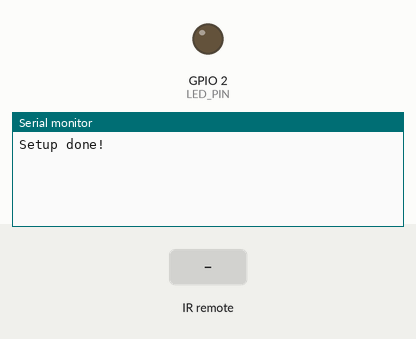
A sketch run on a simulated ESP32. Parts: output pins drawn as LEDs (lit = HIGH), the last lines printed to the serial monitor. The inputs (shaded band) are chosen by the test bench.

Above: at 1.2 s.
1.3 s: infrared code 0xB946FF00 received
At 2.3 s:
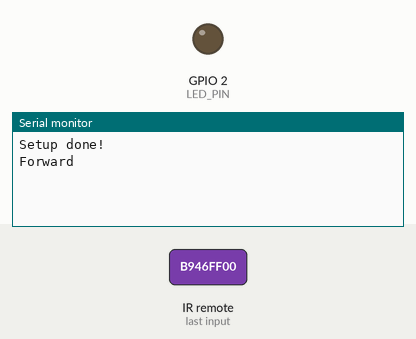
2.8 s: infrared code 0xEA15FF00 received
At 3.5 s:
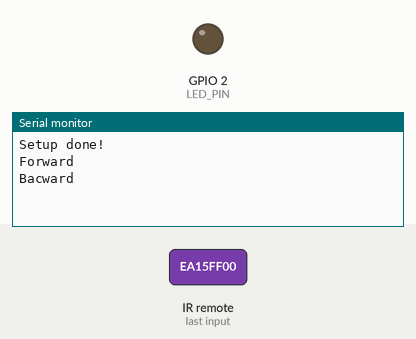
4.3 s: infrared code 0xBB44FF00 received
At 4.6 s:
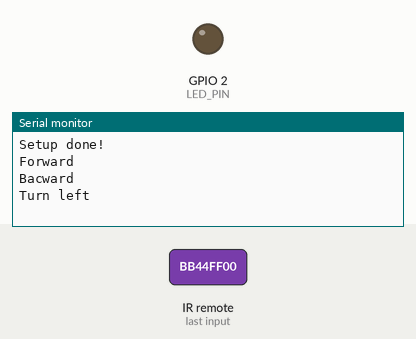

Measured:
- after the input at 1.3 s, the serial monitor: prints a new line at once (image 1)
- after the input at 2.8 s, the serial monitor: prints a new line at once (image 2)
- after the input at 4.3 s, the serial monitor: prints a new line at once (image 3)

The sketch:

Ir_reciever_test.ino
```cpp
#define LED_PIN 2
#include <IRremote.h> // Library for handling IR signals

const int RECV_PIN = 15; // Define the Signal pin to GPIO 15
const int NO_COMMAND = 0;
const int FORWARD = 1;
const int BACWARD = 2;
const int TURN_LEFT = 3;
const int TURN_RIGHT = 4;

int last_movement_command = NO_COMMAND;


//Freenove_ESP32_IR_Recv ir_recv(15); //ESP32-GPIO15

void setup() {
  Serial.begin(115200);
  IrReceiver.begin(RECV_PIN, ENABLE_LED_FEEDBACK); // Start the receiver
  pinMode(LED_PIN, OUTPUT);
  // pinMode(15, INPUT);
  Serial.println("Setup done!");
}
int parseCommand() {
  if (IrReceiver.decodedIRData.flags)
  {
    return last_movement_command;
  }


  switch (IrReceiver.decodedIRData.decodedRawData)
  {
    case 0xB946FF00:
    {
      Serial.println("Forward");
      return FORWARD;
    }
    case 0xEA15FF00:
    {
      Serial.println("Bacward");
      return BACWARD;
      break;
    }
    case 0xBB44FF00:
    {
      Serial.println("Turn left");
      return TURN_LEFT;
      break;
    }
    case 0xBC43FF00:
    {
      Serial.println("Turn right");
      return TURN_RIGHT;
      break;
    }
    default:
    {
      Serial.println("Unregistered button");
      return NO_COMMAND;
    }
  }
}
void loop() {
  //digitalWrite(LED_PIN,  (millis() >> 8 ) &1);
  //digitalWrite(LED_PIN,  digitalRead(15));

  // bool value =
  if (IrReceiver.decode()) {
    // Print the received data in Hexadecimal
    parseCommand();
    //Serial.println(IrReceiver.decodedIRData.decodedRawData, HEX);
    IrReceiver.resume(); // Enable receiving of the next value

    // last_movement_command = parseCommand()
  }
}


  //Serial.println("LED ON");
  // ir_recv.task();
  // if(ir_recv.nec_available())
  // {

  //   digitalWrite(LED_PIN, true);
  //   Serial.printf("IR Protocol:%s, IR Code: %#x\r\n", ir_recv.protocol(), ir_recv.data());
  //   //Serial.println("LED ON");
  //}
```
